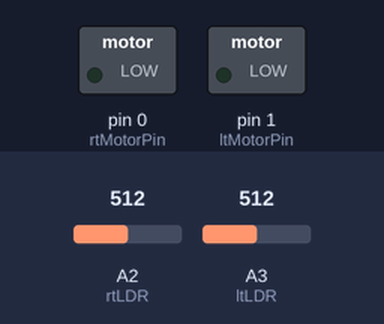
The sketch below on a simulated Arduino Uno, built with avr-gcc and run on an emulated ATmega328P. On the bench: switched loads named in the sketch (green lamp = pin HIGH). Dashed ring = blinking. The test bench sets the inputs (shaded band); at power-on: A2 (rtLDR) = 512, A3 (ltLDR) = 512.

Above: at 1.2 s.
1.3 s: A2 (rtLDR) set to 554
2.8 s: A2 (rtLDR) set to 582
At 5.7 s:
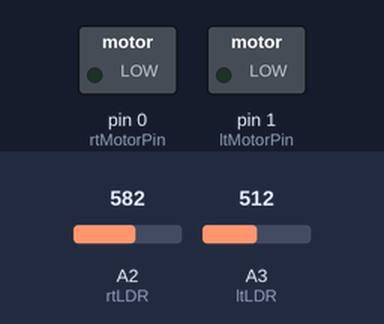
5.8 s: A3 (ltLDR) set to 532
At 6.7 s:
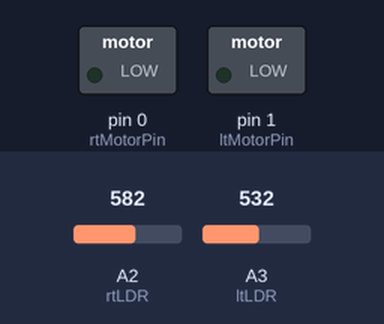
7.3 s: A3 (ltLDR) set to 634
8.8 s: A3 (ltLDR) set to 652
At 9.2 s:
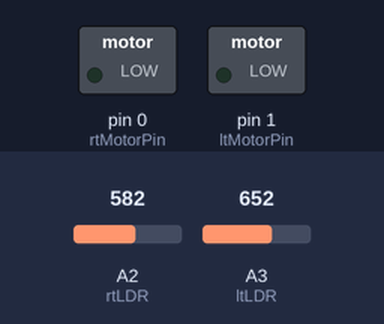
11.8 s: A3 (ltLDR) set to 511
At 12.5 s:
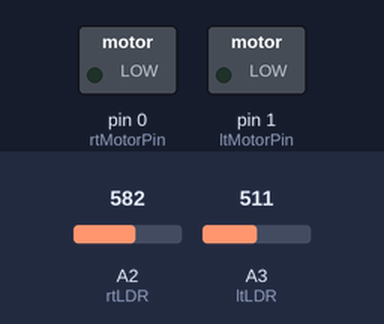
Timing chart, 0 to 15.8 s (numbered marks = the images above; inputs shaded):
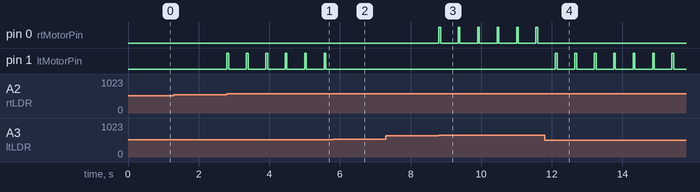

Measured:
- the behaviour switches between 572 and 573 on A2 (rtLDR) (found by bisection; images 0 and 1)
- the behaviour switches between 521 and 522 on A3 (ltLDR) (found by bisection; images 1 and 2)
- the behaviour switches between 642 and 643 on A3 (ltLDR) (found by bisection; images 2 and 3)
- after the input at 1.3 s, every drawn part: stays the same
- after the input at 2.8 s, pin 1 (ltMotorPin): alternates HIGH for 0.05 s and LOW for 0.50 s, starting at once
- after the input at 5.8 s, pin 1 (ltMotorPin): stops changing and stays LOW
- after the input at 7.3 s, every drawn part: stays the same
- after the input at 8.8 s, pin 0 (rtMotorPin): alternates HIGH for 0.05 s and LOW for 0.50 s, starting at once
- after the input at 11.8 s, pin 0 (rtMotorPin): stops changing and stays LOW; pin 1 (ltMotorPin): alternates HIGH for 0.05 s and LOW for 0.50 s, starting after 0.30 s

The sketch:

sun-tracker.ino
```cpp
//Sun tracker code
//Public domain

int rtLDR = A2;    // select the input pin for the potentiometer
int ltLDR = A3;      // select the pin for the LED
int rtLDRValue = 0;  // variable to store right LDR value
int ltLDRValue = 0;  // variable to store left LDR value
int rtMotorPin = 0;  // pin assignment motor turns rt when on
int ltMotorPin = 1;  // pin assignment motor turns lt when on
//unsigned long timeDelay;  //time delay for millis

void setup() {
  pinMode(rtMotorPin, OUTPUT);
  pinMode(ltMotorPin, OUTPUT);
  digitalWrite(rtMotorPin, LOW);
  digitalWrite(ltMotorPin, LOW);
}

void loop() {

  //timeDelay = millis();
  rtLDRValue = analogRead(rtLDR);
  ltLDRValue = analogRead(ltLDR);

int LDRDifference = (rtLDRValue - ltLDRValue);

if (LDRDifference > 60){
  digitalWrite(rtMotorPin, LOW);
  digitalWrite(ltMotorPin, HIGH);
  delay(50);
  digitalWrite(rtMotorPin, LOW);
  digitalWrite(ltMotorPin, LOW);
  delay(500);
}
if (LDRDifference < -60){
  digitalWrite(rtMotorPin, HIGH);
  digitalWrite(ltMotorPin, LOW);
  delay(50);
  digitalWrite(rtMotorPin, LOW);
  digitalWrite(ltMotorPin, LOW);
  delay(500);
}

}
```
